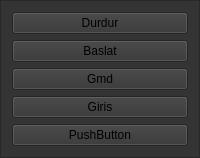
        <widget class="QFrame" name="solMenuFrame">
         <property name="maximumSize">
          <size>
           <width>500</width>
           <height>16777215</height>
          </size>
         </property>
         <property name="styleSheet">
          <string notr="true">background-color: rgb(52, 52, 52);</string>
         </property>
         <property name="frameShape">
          <enum>QFrame::StyledPanel</enum>
         </property>
         <property name="frameShadow">
          <enum>QFrame::Raised</enum>
         </property>
         <layout class="QVBoxLayout" name="verticalLayout_9">
          <item>
           <widget class="QPushButton" name="durdurButon">
            <property name="text">
             <string>Durdur</string>
            </property>
           </widget>
          </item>
          <item>
           <widget class="QPushButton" name="baslaButon">
            <property name="text">
             <string>Baslat</string>
            </property>
           </widget>
          </item>
          <item>
           <widget class="QPushButton" name="GMDButon">
            <property name="text">
             <string>Gmd</string>
            </property>
           </widget>
          </item>
          <item>
           <widget class="QPushButton" name="pushButton">
            <property name="text">
             <string>Giris</string>
            </property>
           </widget>
          </item>
          <item>
           <widget class="QPushButton" name="pushButton_5">
            <property name="text">
             <string>PushButton</string>
            </property>
           </widget>
          </item>
         </layout>
        </widget>
